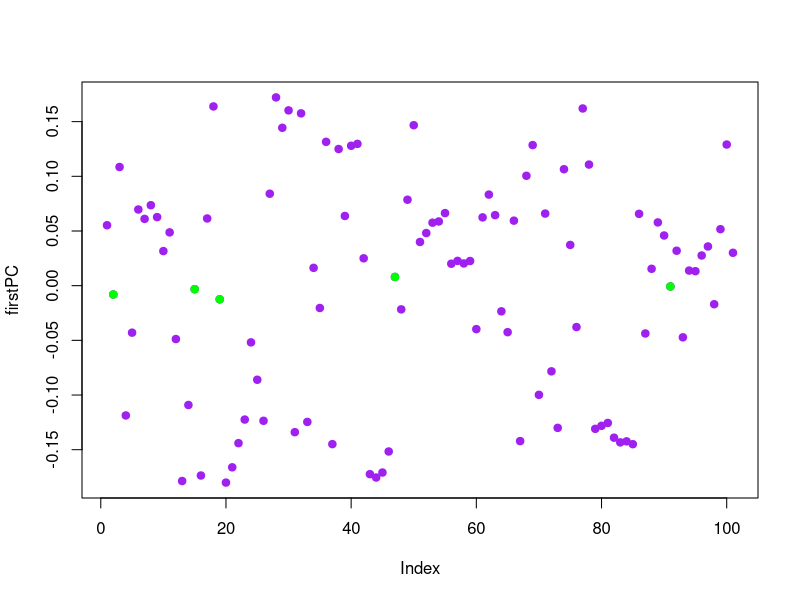
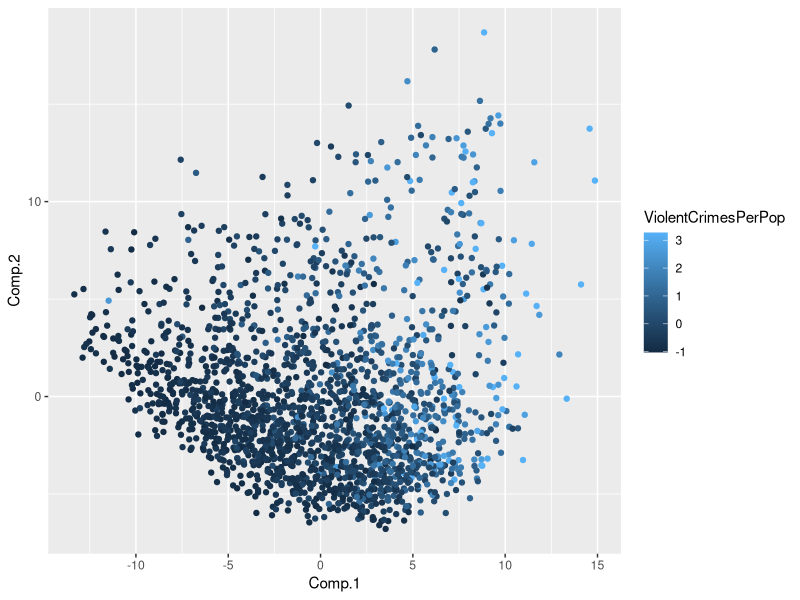
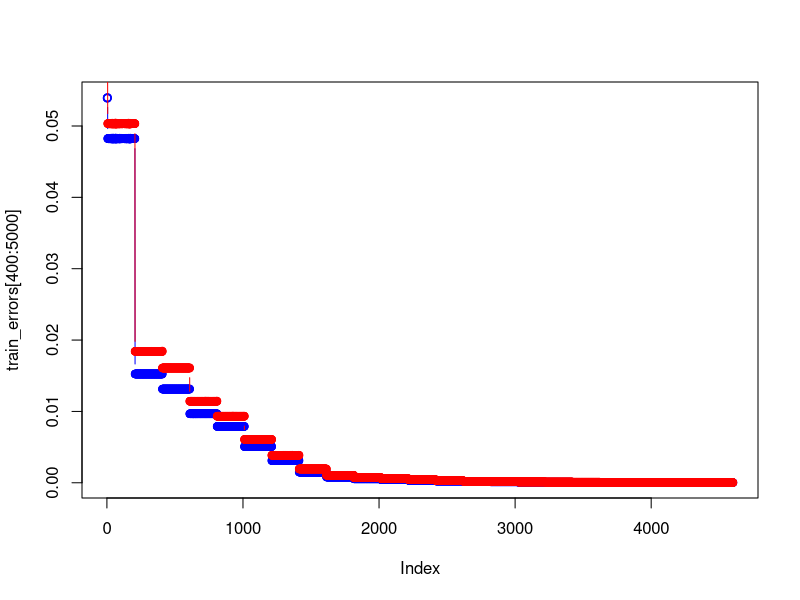

R code for these plots, in order:
library("ggplot2")

data=read.csv("communities.csv",header = TRUE)
############## Question1 ##############

#normalizing variebles
scaled_data=as.data.frame(cbind(scale(data[-data$ViolentCrimesPerPop]),
                                data$ViolentCrimesPerPop))

#applying PCA
pca=prcomp(scaled_data,scale. = FALSE)
#pca_variation=pca$sdev^2
pca_variation= eigen(cov(scaled_data))
print(cov(scaled_data))
#pca_variation_percentage=round(pca_variation/sum(pca_variation)*100,2)

#barplot(pca_variation_percentage)

cumsum_percentage=cumsum(pca_variation$values / sum(pca_variation$values)*100)
which(cumsum_percentage >= 95)[1]

############## Question2 ##############
pca2=princomp(scaled_data)
firstPC=pca2$loadings[,1]
plot(firstPC,col="purple",pch=19)

top_feature=which(abs(firstPC) %in% head(sort(abs(firstPC)),5))
points(top_feature,pca2$loadings[top_feature,1],col="green",pch=19)

dtp=data.frame("ViolentCrimesPerPop"=scaled_data$ViolentCrimesPerPop,
               pca2$scores[,1:2])
ggplot(data = dtp) + 
  geom_point(aes(x = Comp.1, y = Comp.2, col = ViolentCrimesPerPop))

############## Question3 ##############

# Divide data
n=dim(scale(data))[1]
set.seed(12345)
id=sample(1:n, floor(n*0.5))
train=data[id,]
test=data[-id,] 

LR=lm(ViolentCrimesPerPop~.,data=train)
train_pred=predict(LR,type="response")
test_pred=predict(LR,test,type="response")

train_error=mean((train_pred-train$ViolentCrimesPerPop)^2)
test_error=mean((test_pred-test$ViolentCrimesPerPop)^2)

############## Question4 ##############

cost_function=function(theta){
  train_x=as.matrix(train[-train$ViolentCrimesPerPop])
  test_x= as.matrix(test[-test$ViolentCrimesPerPop])
  train_y=train$ViolentCrimesPerPop
  test_y=test$ViolentCrimesPerPop
  
  mse_train=mean((train_y - train_x %*% theta)^2)
  mse_test=mean((test_y - test_x %*% theta)^2)
  
  train_errors<<-c(train_errors,mse_train)
  test_errors<<-c(test_errors,mse_test)
  
  return(mse_train)
}

test_errors=c()
train_errors=c()

print(test_errors)

theta=rep(0, 100)
opt=optim(par = theta, fn = cost_function, method = "BFGS", control=list(trace=TRUE))
opt$par
plot(train_errors[400:5000],type="b",col="blue")
points(test_errors[400:5000],type="b",col="red")


